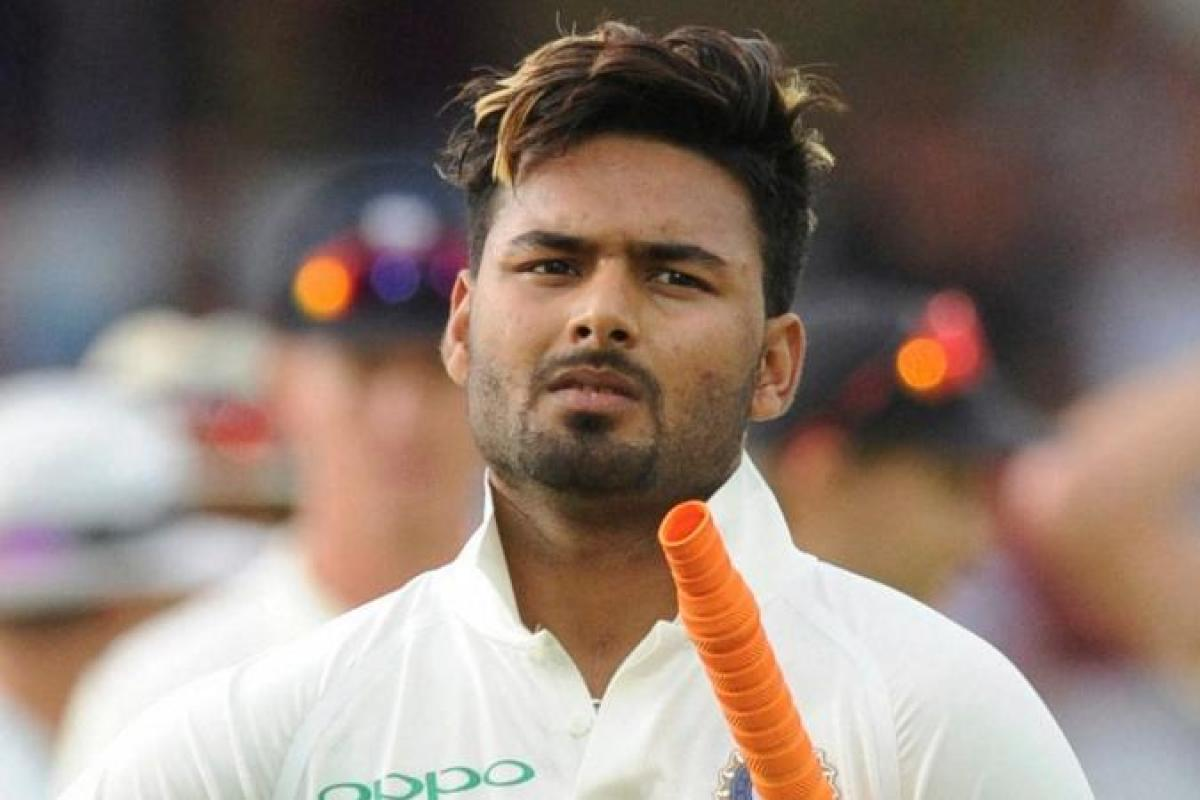
#> input picture rp.jpg, 1200 x 800 px
$ python face.py
#> lines starting #> are read from the running program, lines starting #| are printed output that depends on the picture; after the words box and inside, x2 and y2 are one past the last pixel; in counts of white or black regions, pixels touching at a corner belong together
import cv2
import numpy as np

# minRange for min skin color Rnage
# maxRange for maximum skin color Range
minRange = np.array([0,133,77],np.uint8)
maxRange = np.array([235,173,127],np.uint8)


image = cv2.imread("rp.jpg")
#> image is the input picture: shape (800, 1200, 3); mean B, G, R 113.6, 123.7, 141.5
image = cv2.resize(image, (1000,650), interpolation=cv2.INTER_CUBIC)
#> image: shape (650, 1000, 3)

# change our image bgr to ycr using cvtcolor() method
YCRimage = cv2.cvtColor(image,cv2.COLOR_BGR2YCR_CB)
#> YCRimage: shape (650, 1000, 3); mean of channels 0, 1, 2 127.9, 137.7, 120

# apply min or max range on skin area in our image
skinArea = cv2.inRange(YCRimage,minRange,maxRange)
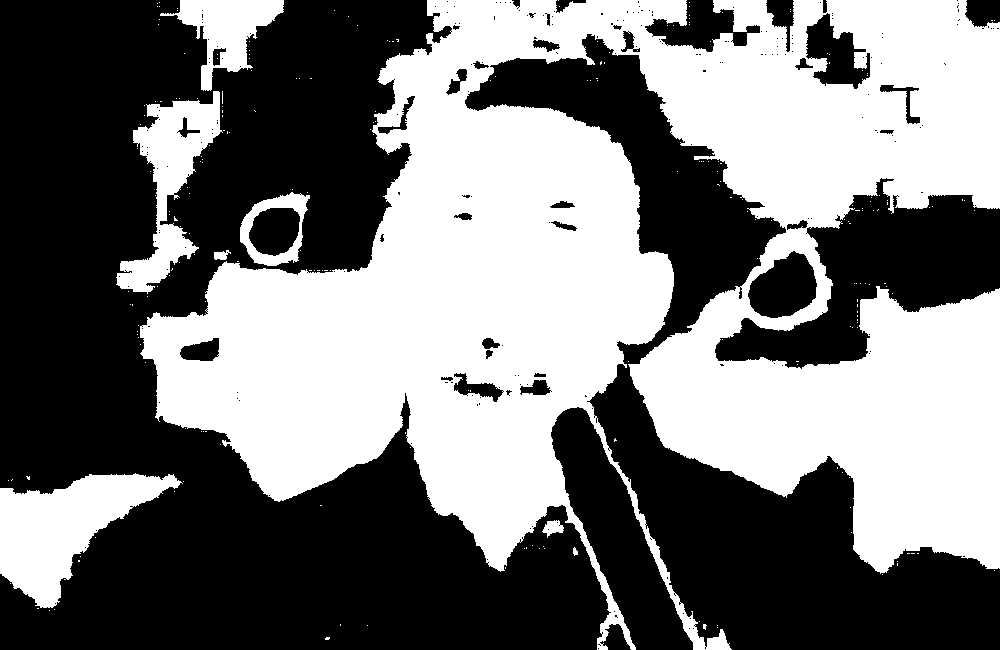
#> skinArea: shape (650, 1000); 47% white; 235 white regions (227 under 20 px), largest, box (x1, y1, x2, y2) and area: (140, 0, 1000, 650) 278928, (0, 473, 183, 608) 11674, (116, 91, 223, 294) 7899
detectedSkin = cv2.bitwise_and(image, image, mask = skinArea)
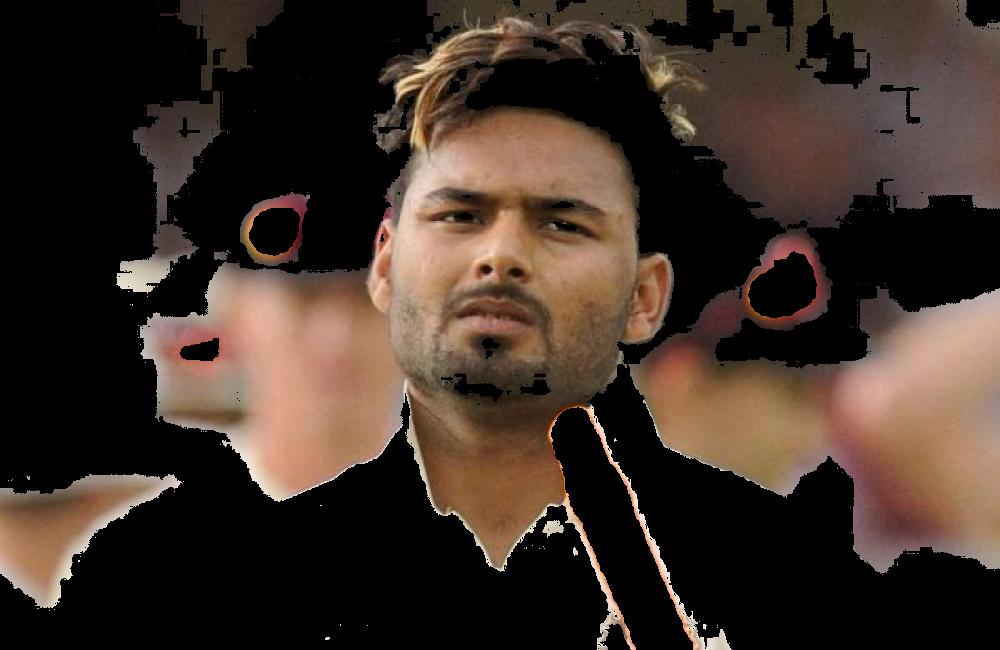
#> detectedSkin: shape (650, 1000, 3); mean B, G, R 39.4, 48.1, 62.4

'''
(cnts, _) = cv2.findContours(skinArea.copy(), cv2.RETR_EXTERNAL, cv2.CHAIN_APPROX_SIMPLE)

counter = 0
for c in cnts:
    counter = counter+1
    area = cv2.contourArea(c)
    arclen = cv2.arcLength(c, True)
    approx = cv2.approxPolyDP(c, 0.05 * arclen, True)


    if(counter == 1):
        pa = area
    elif(area>pa):
        pa = area
        ap = approx

cv2.drawContours(skinArea, [ap], -1, (255, 0, 255), 4)
'''

cv2.imshow("detected_skin",detectedSkin)
k = cv2.waitKey()
#> (key Esc is pressed here)
if k == 27:
    # wait for ESC key to exit
    cv2.destroyAllWindows()
elif k == ord('s'): # wait for 's' key to save and exit
    cv2.imwrite('final.jpg',detectedSkin)
    cv2.destroyAllWindows()

$ run again, with frnd.jpg copied over rp.jpg
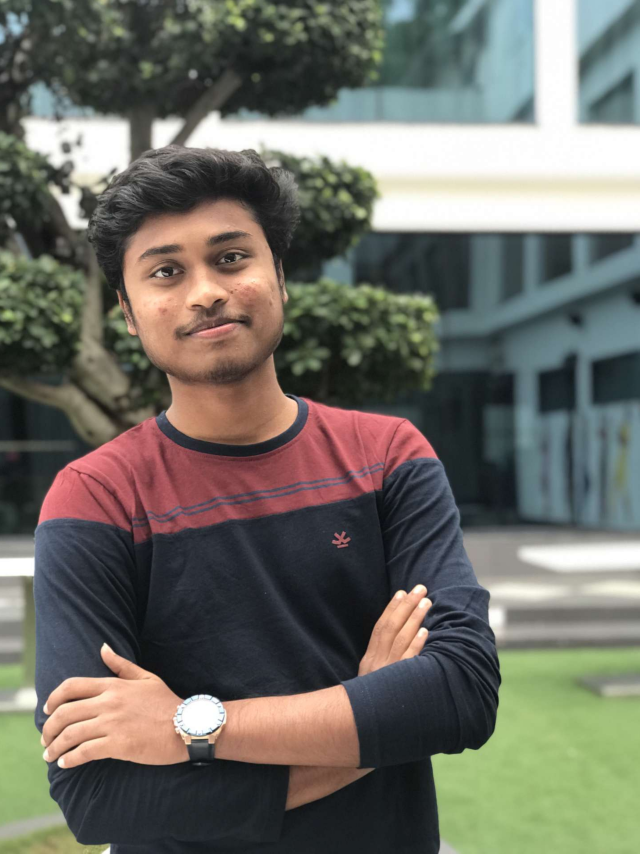
#> input picture frnd.jpg, 1920 x 2560 px (shown at 1/3 size)
#> image is the input picture: shape (2560, 1920, 3); mean B, G, R 100.7, 109, 110.2
#> image: shape (650, 1000, 3)
#> YCRimage: shape (650, 1000, 3); mean of channels 0, 1, 2 108.4, 129.3, 123.6
#> `skinArea = cv2.inRange(YCRimage,minRange,maxRange)`:
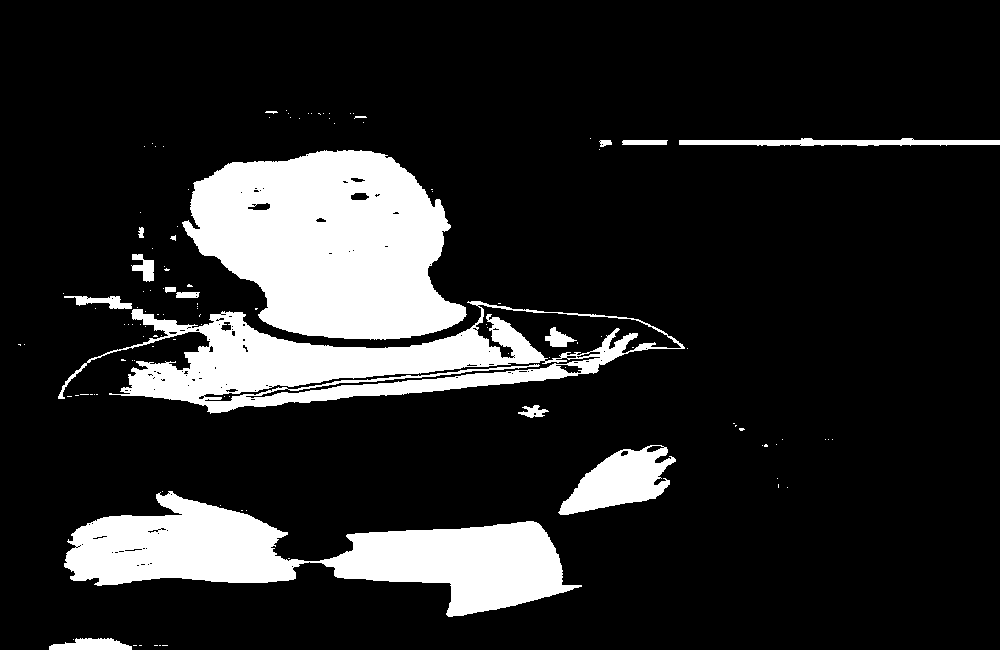
#> skinArea: shape (650, 1000); 15.4% white; 120 white regions (102 under 20 px), largest, box (x1, y1, x2, y2) and area: (182, 150, 467, 340) 37978, (64, 491, 582, 617) 28927, (58, 301, 685, 414) 24382
#> `detectedSkin = cv2.bitwise_and(image, image, mask = skinArea)`:
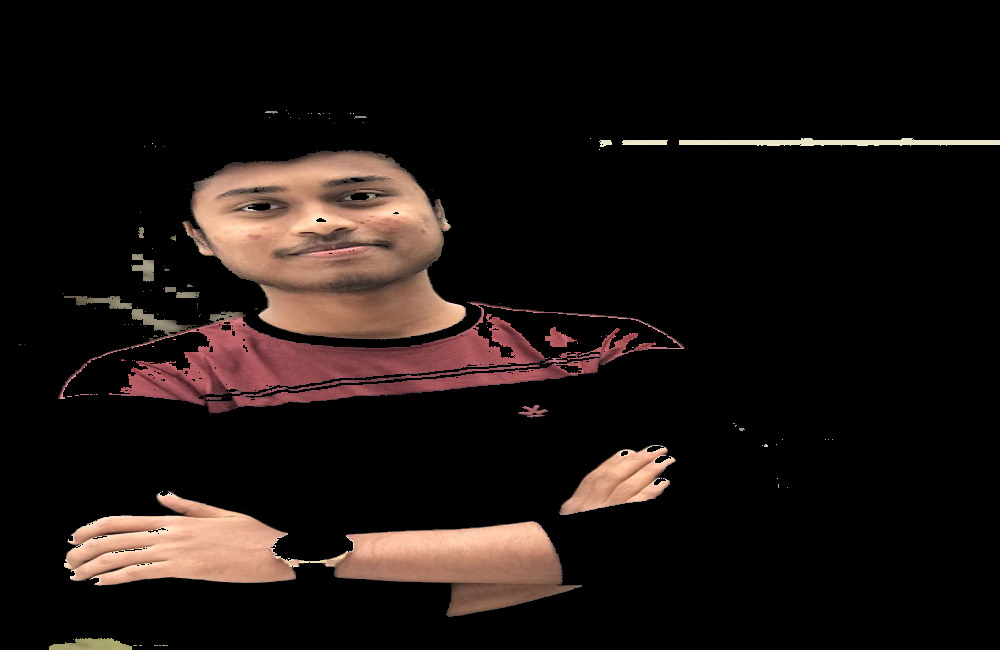
#> detectedSkin: shape (650, 1000, 3); mean B, G, R 16.8, 19.3, 27.1

$ run again, with udith.jpg copied over rp.jpg
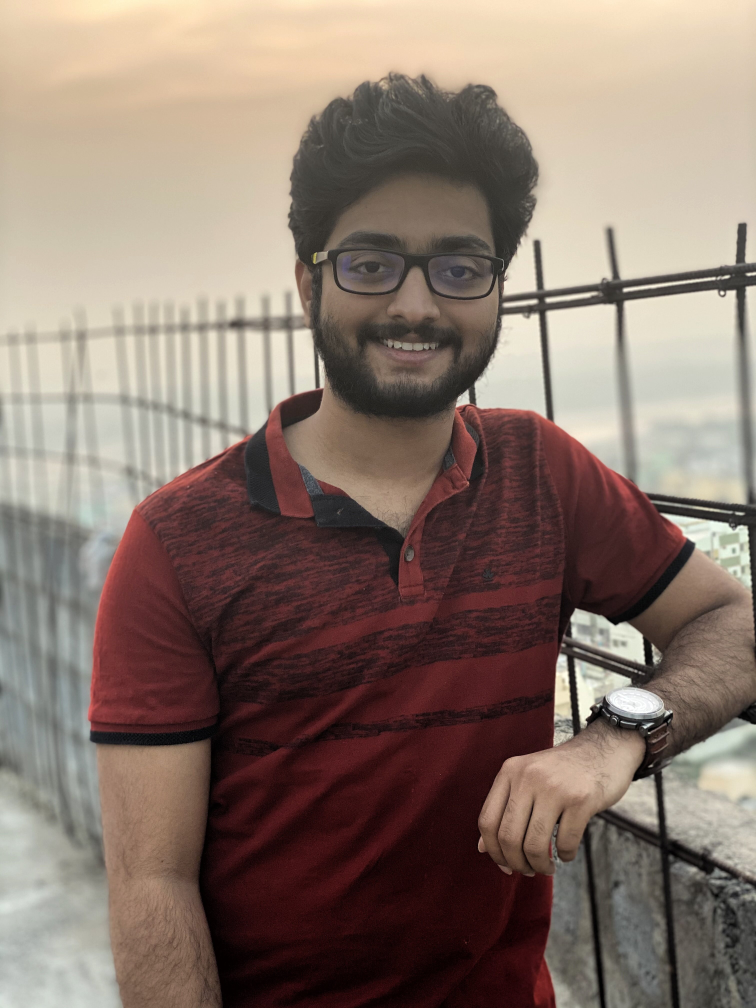
#> input picture udith.jpg, 3024 x 4032 px (shown at 1/4 size)
#> image is the input picture: shape (4032, 3024, 3); mean B, G, R 108.5, 119, 136.7
#> image: shape (650, 1000, 3)
#> YCRimage: shape (650, 1000, 3); mean of channels 0, 1, 2 123.1, 137.7, 119.8
#> `skinArea = cv2.inRange(YCRimage,minRange,maxRange)`:
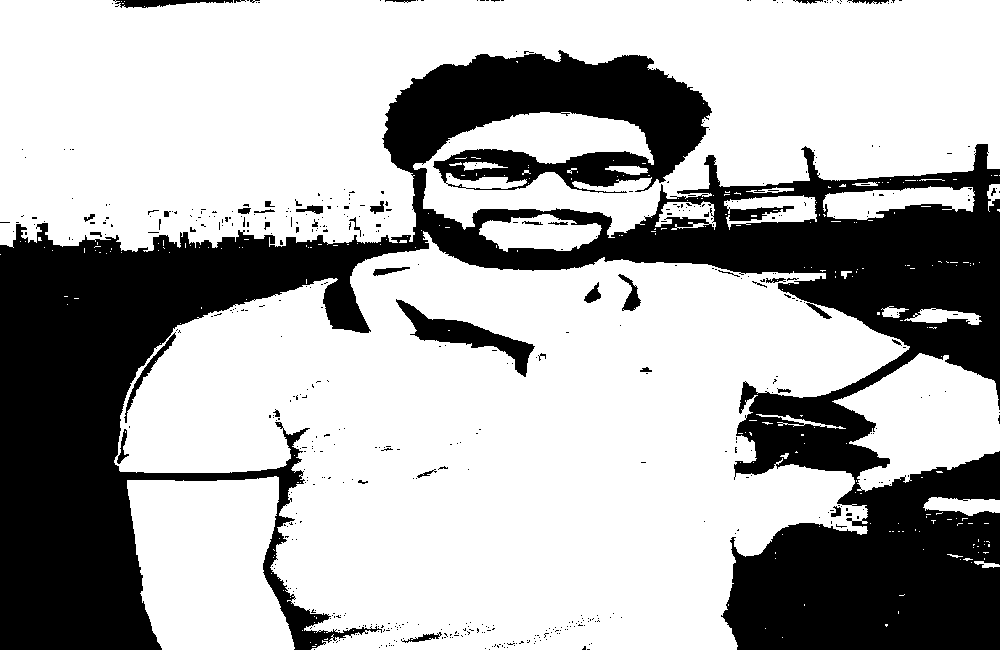
#> skinArea: shape (650, 1000); 68.3% white; 547 black regions (509 under 20 px), largest, box (x1, y1, x2, y2) and area: (0, 50, 1000, 650) 198836, (396, 299, 535, 377) 2729, (113, 0, 233, 8) 539
#> `detectedSkin = cv2.bitwise_and(image, image, mask = skinArea)`:
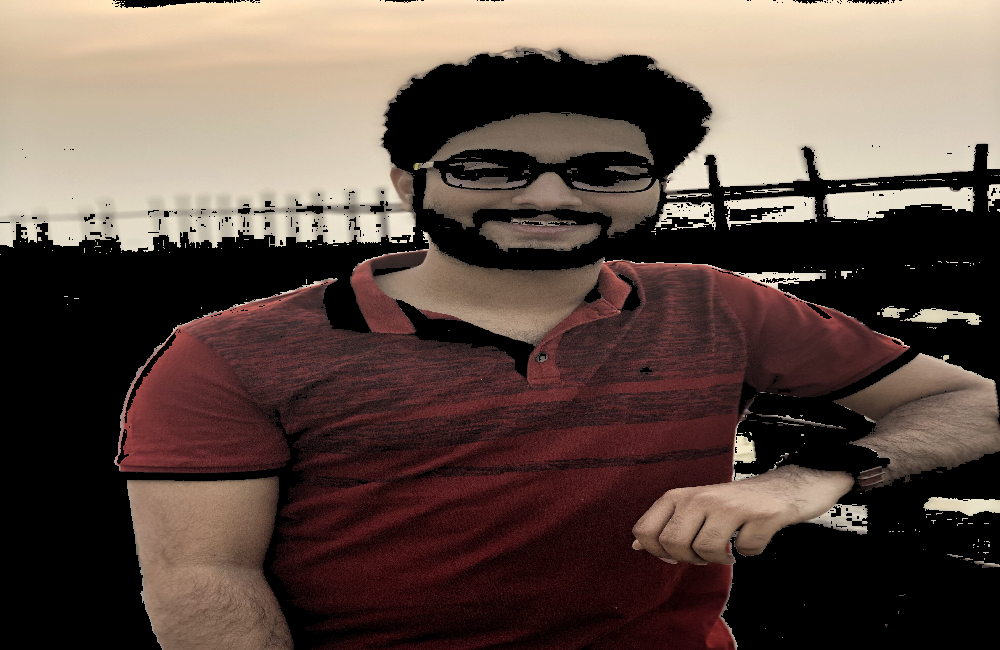
#> detectedSkin: shape (650, 1000, 3); mean B, G, R 69.1, 77.2, 94.6
